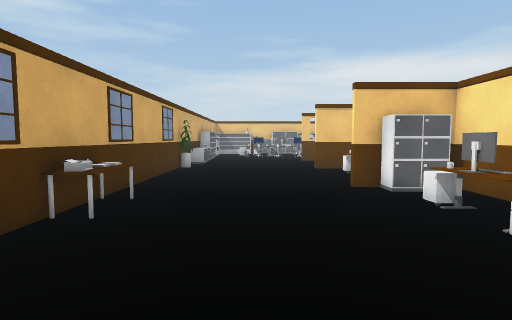
View 1 (above)

21 first-person views from a walk through a Unity game level. The camera is 1.4 m above the floor, tilts 4° down and sees 80° across. The floor is counted in squares, 1 m on a side. Each view is taken from the middle of a square. On the plan, view 1 faces up. The plan holds only what a view shows up to about 14 squares ahead; the rest is blank.

View 2
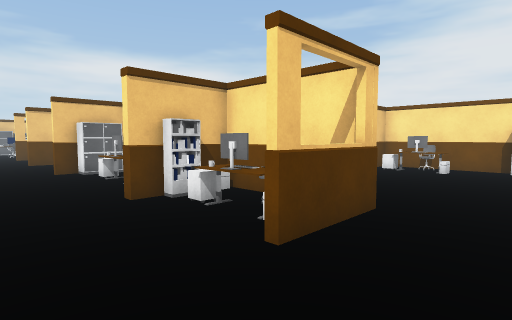

View 3
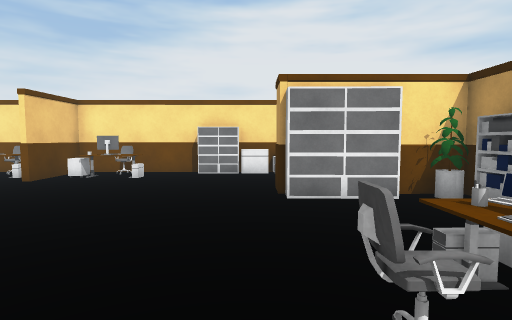

View 4
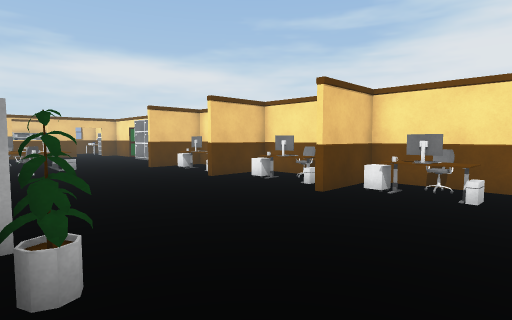

View 5
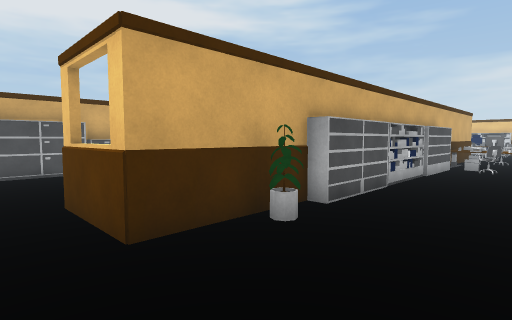

View 6
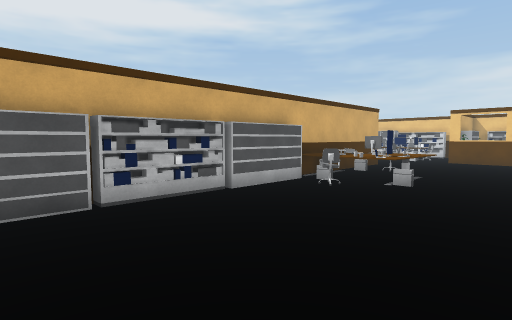

View 7
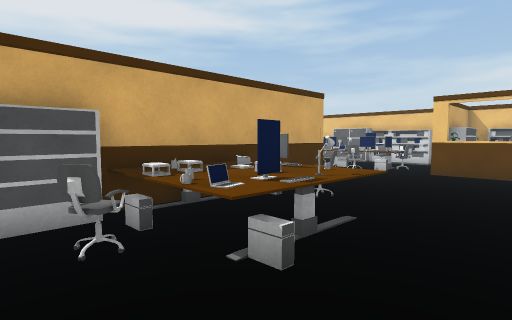

View 8
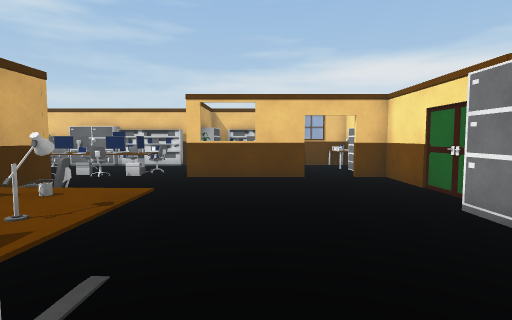

View 9
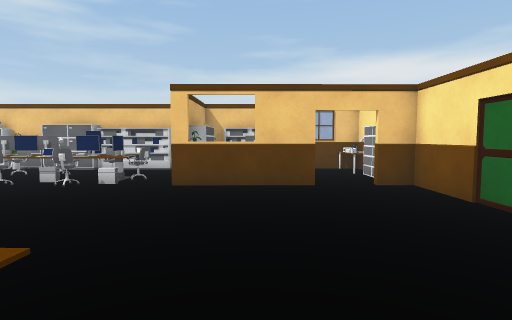

View 10
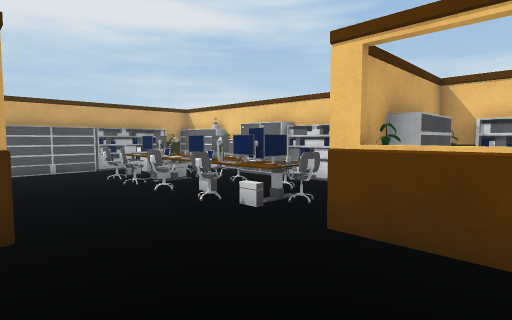

View 11
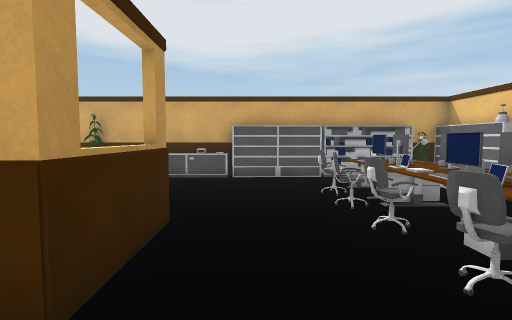

View 12
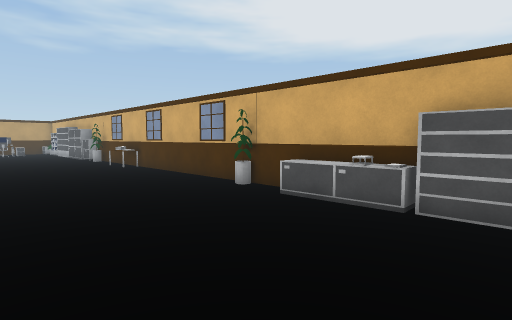

View 13
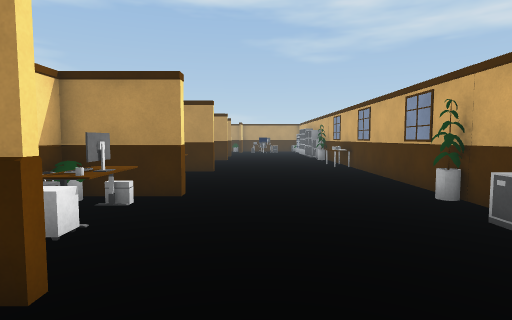

View 14
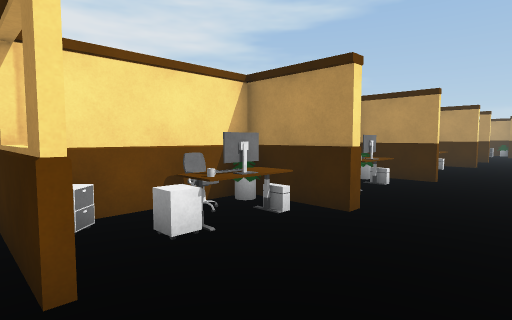

View 15
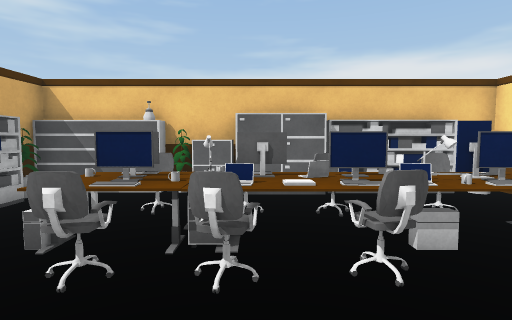

View 16
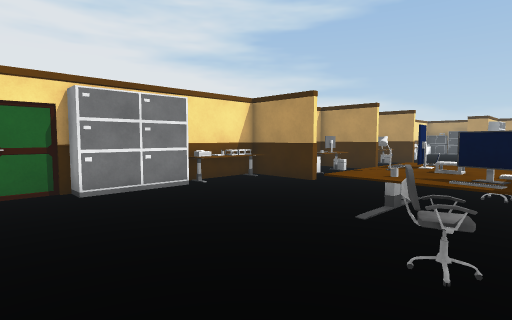

View 17
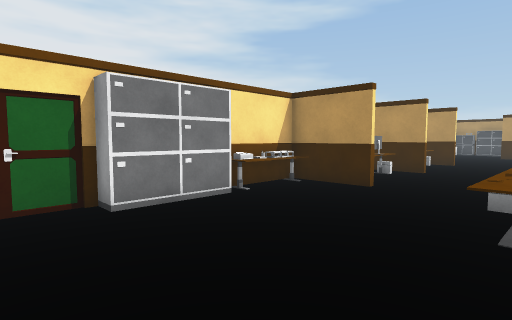

View 18
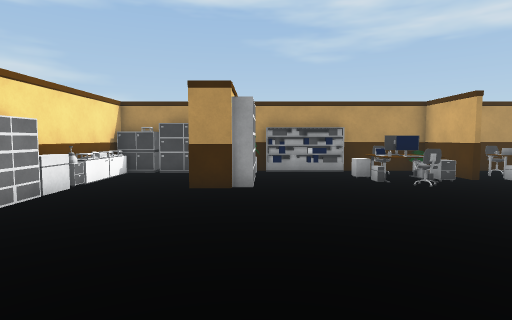

View 19
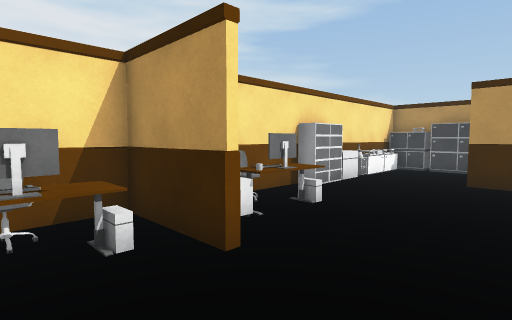

View 20
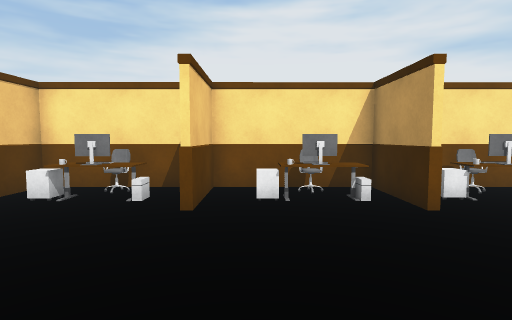

View 21
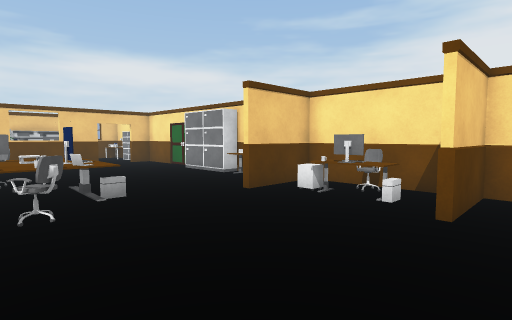

### Floor plan
Key: @ floor where view 1 was taken; # wall or solid block; . floor; = window, fence, low wall or low ledge; C cabinet; P printer; S shelf; L laptop; M monitor; H chair; U mug; K keyboard; O other object.
Columns run from 4 left of view 1 to 16 right of it. Each row starts with its distance up from view 1.
 28 #SSSOCCCCSSSOOSSS
 27 OS...........S    OO
 26 #S..O.HHHHH..S   ..S
 25 #S.OOOOLOOOO.S   ..SS
 24 #S.OOOLMLOMH.O   ...
 23  S..OHHHHH...#=##..##
 22  S..................#
 21  S..................#
 20 #C..................#
 19 #C.....#=C#.........#
 18 #C...   O=#........C#
 17 #C......OO#.H......##
 16 #.......OO#.HO.....##
 15 #O.....##OOOKUO....C#
 14 #......## OOOOO....P#
 13 #.......O OOOMO....O#
 12 #.......O #OOOO....O#
 11 #.......O S.H....####
 10 #........OS.......O #
  9 #......###S.......OO#
  8 #.......CC#.......O.#
  7 #O......O S.........#
  6 #P......O S......####
  5 #P......O #.......O #
  4 #.   ...O S.......OO#
  3      ...  S.......OO#
  2      ..#S#S......####
  1 #O   ...S.#.......O##
  0 #O  @...OO#O  ....OO#
 -1  C.    .OO#.......OO#
 -2  C.....## #........ #
 -3  C..................#
 -4         ...........S#
 -5     .   ...........O#
 -6        ............O#
 -7     O ...O....# #..CC
 -8    OOO.#OOL...#  ..O
 -9      OO#OOO...S  ..O
-10     HH #.O....O# .CC
-11    ##  ####SSSO# COC#

Where each view was taken, in squares from view 1:
view 1: 0 up, 0 right, facing up
view 2: 5 down, 0 right, facing up-right
view 3: 6 down, 3 right, facing right
view 4: 3 down, 6 right, facing up-right
view 5: 4 down, 10 right, facing up-left
view 6: 3 up, 13 right, facing up-left
view 7: 10 up, 12 right, facing up-left
view 8: 12 up, 11 right, facing up
view 9: 14 up, 11 right, facing up
view 10: 19 up, 11 right, facing up-left
view 11: 21 up, 8 right, facing left
view 12: 22 up, 3 right, facing down-left
view 13: 22 up, 1 right, facing down
view 14: 20 up, 0 right, facing down-right
view 15: 20 up, 2 right, facing up
view 16: 20 up, 7 right, facing down-right
view 17: 20 up, 9 right, facing down-right
view 18: 2 up, 10 right, facing down
view 19: 4 up, 10 right, facing down-right
view 20: 5 up, 7 right, facing right
view 21: 5 up, 7 right, facing up-right
